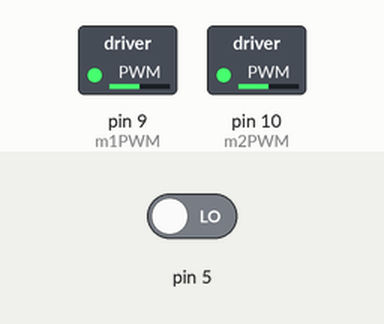
Bench run of a sketch on a simulated Arduino Uno, built with avr-gcc and run on an emulated ATmega328P. Parts: switched loads named in the sketch (green lamp = pin HIGH). The inputs (shaded band) are chosen by the test bench; at power-on: pin 5 LOW. What the sketch prints to the serial monitor is not drawn.

Above: at 0.15 s.
Timing chart, 0 to 1.8 s (numbered marks = the images above):
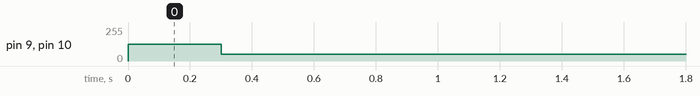

Measured:
- by itself, pin 9 (m1PWM), pin 10 (m2PWM): 0/255 → 127/255 at 0.00 s, → 51/255 0.30 s later

The sketch:

Rotation_v5.ino
```cpp
/*
  Left motor = M2, Right motor = M1

  Connections             Arduino Pin
  M2Encoder B output ---> pin 3
  M1Encoder B output ---> pin 5

*/

#include <PinChangeInt.h>

// Initialization
int m1INA = 2;      // Motor1 Dir A
int m1INB = 4;        // Motor1 Dir B
int m1PWM = 9;       // M1PWM
int m2INA = 7;      // Motor2 Dir A
int m2INB = 8;        // Motor2 Dir B
int m2PWM = 10;       // M2PWM
volatile int m2Count=0, m1Count=0;
void setup(){

  Serial.begin(115200);
  PCintPort::attachInterrupt(PIN3, &compute_m2_count, RISING);
  PCintPort::attachInterrupt(PIN5, &compute_m1_count, RISING);
  Serial.println("Connection Established");
}

void loop(){
//  rotateLeft90();
//  delay(1500);
  rotateRight90();
  delay(1500);
}

void rotateLeft90(){
  m2Count=0; m1Count=0;
  int avgCount=0;
  // setting wheel direction to rotate robot left
  digitalWrite(m1INB, HIGH);
  digitalWrite(m2INB, LOW);
  digitalWrite(m1INA, LOW);
  digitalWrite(m2INA, HIGH);

  analogWrite(m2PWM,0.5*255);
  analogWrite(m1PWM,0.5*255);
  delay(300);
  analogWrite(m2PWM,0.2*255);
  analogWrite(m1PWM,0.2*255);
  while(avgCount<429){
    avgCount = (m2Count+m1Count)/2;
  }
  analogWrite(m2PWM, 0*255);
  analogWrite(m1PWM, 0*255);
}

void rotateRight90(){
  m2Count=0; m1Count=0;
  int avgCount=0;
  // setting wheel direction to rotate robot left
  digitalWrite(m1INB, LOW);
  digitalWrite(m2INB, HIGH);
  digitalWrite(m1INA, HIGH);
  digitalWrite(m2INA, LOW);

  analogWrite(m2PWM,0.5*255);
  analogWrite(m1PWM,0.5*255);
  delay(300);
  analogWrite(m2PWM,0.2*255);
  analogWrite(m1PWM,0.2*255);
  while(avgCount<415){
    avgCount = (m2Count+m1Count)/2;
  }
  analogWrite(m2PWM, 0*255);
  analogWrite(m1PWM, 0*255);
}

void compute_m2_count(){
  m2Count++;
}

void compute_m1_count(){
  m1Count++;
}
```
